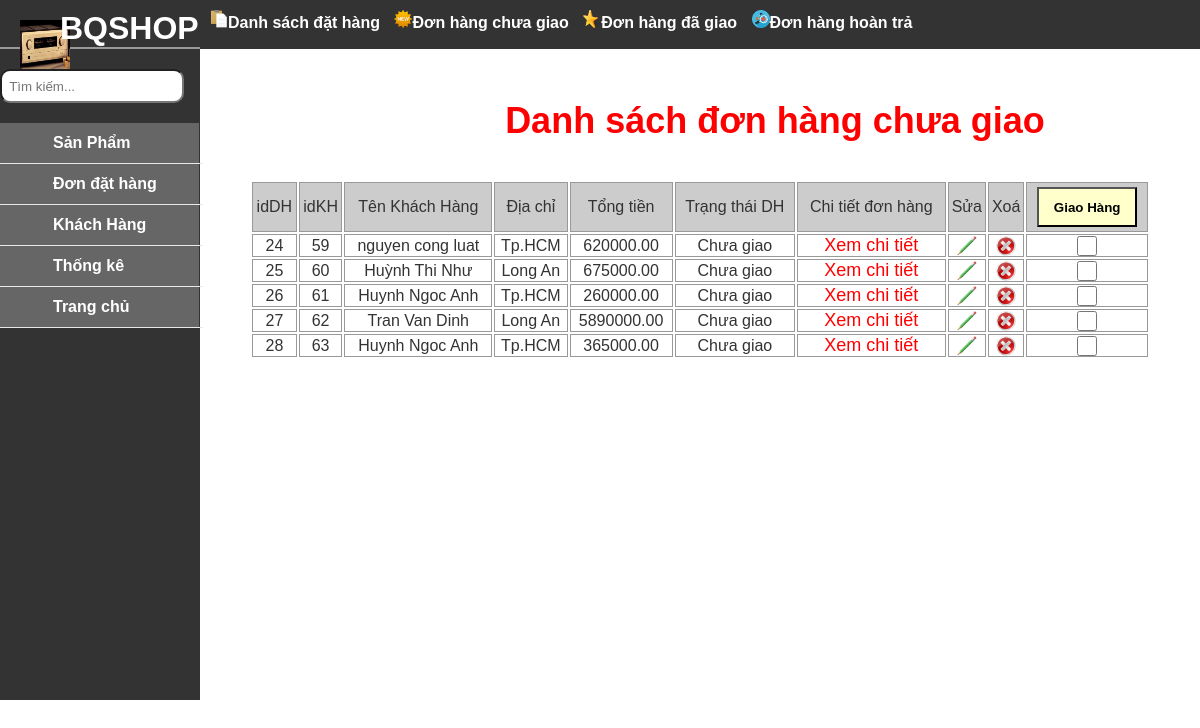
The app's page /BQShop.vn/DH_ChuaGiao.php with its own data.
### tables this page shows
CREATE TABLE `dathang` (
  `idDH` bigint(20) NOT NULL,
  `idKH` int(11) NOT NULL DEFAULT '0',
  `TongTien` decimal(15,2) NOT NULL DEFAULT '0.00',
  `hinhthuctt` varchar(100) NOT NULL,
  `timeGD` int(11) NOT NULL DEFAULT '0',
  `TrangThai` int(10) NOT NULL
);

CREATE TABLE `khachhang` (
  `id` int(255) NOT NULL,
  `ten` varchar(50) NOT NULL,
  `email` varchar(50) NOT NULL,
  `SDT` varchar(15) NOT NULL,
  `diachi` varchar(128) NOT NULL,
  `matkhau` varchar(40) NOT NULL,
  `timedk` int(11) NOT NULL,
  `CongThanhToan` varchar(100) NOT NULL
);

### BQShop.vn/DH_ChuaGiao.php (the view, shortened to what this page needs)
<?php include_once('KetNoiCSDL.php');?>
<!DOCTYPE html PUBLIC "-//W3C//DTD XHTML 1.0 Transitional//EN" "http://www.w3.org/TR/xhtml1/DTD/xhtml1-transitional.dtd">
<html xmlns="http://www.w3.org/1999/xhtml">
<head>
<link href="css/styles.css" type="text/css" media="all" rel="stylesheet" />
  <link href="css/skitter.styles.min.css" type="text/css" media="all" rel="stylesheet" />
</head>
<body>
<table cellpadding="0" cellspacing="0">
  <tr >
   <td width="206" class="n">
    <img src="image/hinhloa/Amply1.jpg" />
    <h1><font color="#FFFFFF">BQSHOP</font></h1><hr / color="#999999" width="200px">
    <input type="text" name="" placeholder="  Tìm kiếm..." />
    <ul>
     <li><a href="admin.php">Sản Phẩm</a>
     <li><a href="DatHang.php">Đơn đặt hàng</a></li>
     <li><a href="KhachHang.php">Khách Hàng</a></li>
     <li><a href="#">Thống kê</a></li>
     <li><a href="index.php">Trang chủ</a></li>
    </ul>
   </td>
   <td width="1155">
   <div class="khung0">
   <div class="khung01">
            	<img src="icon/danhsach.png" width="18" height="18" /><a href="admin.php?id = 0"><b>Danh sách đặt hàng</b></a>
                <img src="icon/tieubieu.png" width="18" height="18" /><a href="DH_ChuaGiao.php"><b>Đơn hàng chưa giao</b></a>
                <img src="icon/new.png" width="18" height="18" /><a href="DH_DaGiao.php"><b>Đơn hàng đã giao</b></a>
                <img src="icon/hetsl.png" width="18" height="18" /><a href="#"><b>Đơn hàng hoàn trả</b></a>
   </div>
   </div>
    <div class="khung2">
        <div class="tieude">Danh sách đơn hàng chưa giao</div>
        <form method="post">
        <div class="thongbao"><?php if(isset($thongbao)) echo $thongbao; ?></div>
    	<table width="100%">
        	<tr bgcolor="#CCCCCC" align="center" height="50">
            	<td>idDH</td>
            	<td>idKH</td>
                <td>Tên Khách Hàng</td>
                <td>Địa chỉ</td>
                <td>Tổng tiền</td>
                <td>Trạng thái DH</td>
                <td>Chi tiết đơn hàng</td>
                <td>Sửa</td>
                <td>Xoá</td>
                <td><div class="submit"><input type="submit" value="Giao Hàng" name="giaohang" /></div></td>
            </tr>
        	<?php
					$sql = 'select * from dathang, khachhang where dathang.idKH = khachhang.id AND TrangThai = 0';
					$sp = mysql_query($sql);
					while($row = mysql_fetch_array($sp))
					{
			  ?>
        	<tr bgcolor="#FFFFFF" align="center">
            	<td><?php echo $row['idDH']; ?></td>
                <td><?php echo $row['idKH']; ?></td>
                <td><?php echo $row['ten']; ?></td>
             	<td><?php echo $row['diachi']; ?></td>
                <td><?php echo $row['TongTien']; ?></td>
                <td><?php if($row['TrangThai']==0) echo "Chưa giao"; else echo "Đã giao"; ?></td>
                <td><a href="Xem_CTDH.php?id=<?php echo $row["idDH"]; ?>">Xem chi tiết</a></td>
                <td><a href="Sua_SP.php?id=<?php echo $row["idDH"]; ?>"><img src="icon/Sua.png" width="20" height="20" /></a></td>
                <td><a href="Xoa_SP.php?id=<?php echo $row["idDH"]; ?>"><img src="icon/Xoa.PNG" width="20" height="20"/></a></td>
            	<td><div class="check"><input type="checkbox" name="check[]" value="<?php echo $row["idDH"]; ?>" /></div></td>
            </tr>
            <?php }?>
        </table>
        </form>
    </div>
   </td>
  </tr>
</table>
</body>
</html>

### BQShop.vn/css/styles.css (style rules this page uses)
* { margin:0; padding: 0; list-style: none; }
body { font-family: Arial,Tahoma; color:#333; background: #eee; }

### BQShop.vn/DH_ChuaGiao.php (style rules this page uses)
body { pading: 0px; margin:0px; background-color:#FFF; }
table .n { width:200px; height:700px; background:#333; position:fixed; }
table .n h1 { margin-top: -60px; margin-left:60px; }
table .n img { width: 50px; height: 50px; margin-top:20px; margin-left:20px; }
table .n input { border-radius:10px; width:180px; height:30px; margin-top:20px; }
table .n ul { background: #666; width: 206px; padding: 0; list-style-type: none; margin-top:20px; margin-left:-7px; }
table .n ul li { width: 210px; height: 40px; line-height: 40px; border-bottom: 1px solid #e8e8e8; padding: 0px; margin-left:0px; }
table .n ul li a { text-decoration: none; color: #333; font-weight: bold; display: block; color: #FFF; text-indent:60px; }
.khung2 { width:900px; height:600px; float:left; margin-left:250px; margin-top:100px; }
.khung2 .tieude { border:1px solid none; float:left width:600px; height:50px; font-size:36px; color:#F00; font-weight:bold; text-align:center; margin-left:150px; }
.khung2 .thongbao { border:1px solid none; width:600px; height:30px; margin-left:150px; font-size: 20px; font-weight:bold; color:#F00; text-align:center; }
.khung2 .submit input { width:100px; height:40px; background:#FFC; font-weight:bold; }
.khung2 .check input { width:20px; height:20px; }
.khung2 a { text-decoration:none; color:#F00; font-size:18px; }
table .khung0 { height:49px; width:1150px; margin-left:200px; background-color:#333; position:fixed; }
* { margin:0px;padding:0px; }
ul { list-style:none; padding:5px 5px 3px 30px ; }
ul li { border-bottom: 1px solid #FFF; width:150px; margin-left:-40px; padding:10px; text-indent:20px; }
ul li:last-child { border-bottom: none; }
.khung0 a { text-decoration:none; margin-right:10px; margin-top:10px; color:#FFF; }
.khung0 .khung01 { border:1px solid none; width:800px; float:left; margin-top:10px; margin-left:10px; }
.khung2 table td { border:1px solid #999; cellspacing: 0px; }

### records on screen
dathang: idDH "24", idKH "59", khachhang.ten "nguyen cong luat", khachhang.diachi "Tp.HCM", TongTien "620000.00", TrangThai "Chưa giao"
dathang: idDH "25", idKH "60", khachhang.ten "Huỳnh Thi Như", khachhang.diachi "Long An", TongTien "675000.00", TrangThai "Chưa giao"
dathang: idDH "26", idKH "61", khachhang.ten "Huynh Ngoc Anh", khachhang.diachi "Tp.HCM", TongTien "260000.00", TrangThai "Chưa giao"
dathang: idDH "27", idKH "62", khachhang.ten "Tran Van Dinh", khachhang.diachi "Long An", TongTien "5890000.00", TrangThai "Chưa giao"
dathang: idDH "28", idKH "63", khachhang.ten "Huynh Ngoc Anh", khachhang.diachi "Tp.HCM", TongTien "365000.00", TrangThai "Chưa giao"
